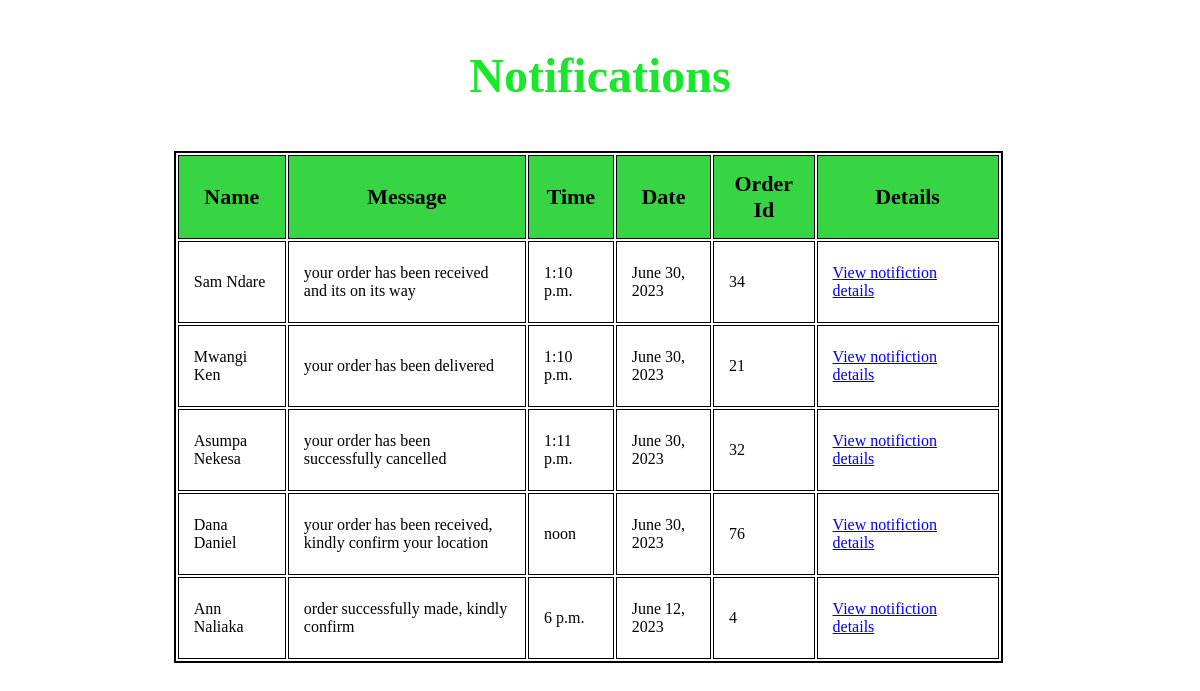
Before: /notification/notification/list with the older database file.
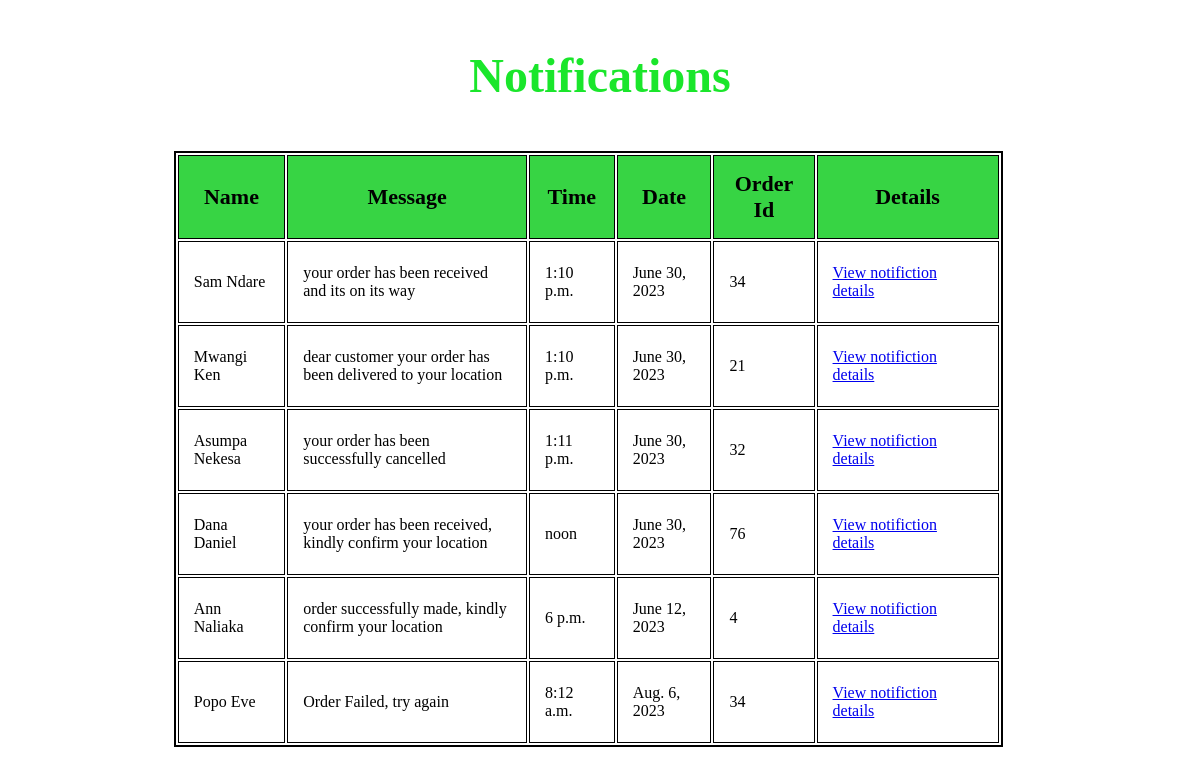
After: the same page with the newer database file.
### notification/models.py (models this page shows, shortened)
class Notification(models.Model):
    customer_name = models.CharField(max_length=40)
    message = models.CharField(max_length=120)
    time = models.TimeField()
    date = models.DateField()
    order_id = models.PositiveIntegerField()

### notification/views.py (the view)
# urls.py: path("notification/list", notification_list, name="notification_list_view"),
def notification_list(request):
    notifications = Notification.objects.all()
    return render(request, "notification/notification_list.html", {"notifications": notifications})

### template/notification/notification_list.html (shortened to what this page needs)
<!DOCTYPE html>
<html lang="en">
<head>
    {%load static%}
    <link rel="stylesheet" href="{% static 'css/products_list.css' %}">
</head>
<body>
  <h3>Notifications</h3>
    <table class="table">
            <th>Name</th>
            <th>Message</th>
            <th>Time</th>
            <th class="detail">Date</th>
            <th>Order Id</th>
            <th>Details</th>
        {% for notification in notifications %}
        <tr>
            <td>{{notification.customer_name}}</td>
            <td>{{notification.message}}</td>
            <td>{{notification.time}}</td>
            <td>{{notification.date}}</td>
            <td>{{notification.order_id}}</td>
            <td class="details"><a href="{% url 'notification_details_view' id=notification.id %}"> View notifiction details</a></td>
        </tr>
        {% endfor %}
    </table>
</body>
</html>

Changed rows visible on the page:
changed Notification "Mwangi Ken": message "your order has been delivered" → "dear customer your order has been delivered to your location"
changed Notification "Ann Naliaka": message "order successfully made, kindly confirm" → "order successfully made, kindly confirm your location"
added Notification: customer_name "Popo Eve", message "Order Failed, try again", time "8:12 a.m.", date "Aug. 6, 2023", order_id "34"
